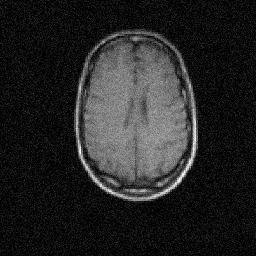
#> input picture Data_TP2/Data/BrainMRI_1.jpg, 256 x 256 px, found by its file name
$ python register_image_show.py
#> lines starting #> are read from the running program, lines starting #| are printed output that depends on the picture; long printed decimals are rounded
#> in main, I is the input picture: shape (256, 256); min 0, max 255, mean 36.9
### src/register_image.py
import numpy as np
from scipy import ndimage
from similarity import ssd


# Translation de l'image I du vecteur (p, q) : p selon l'axe 0 (lignes), q selon l'axe 1 (colonnes)
def translate_image(I, p, q):

#> called with p = 70, q = -30
    return ndimage.shift(I, shift=(p, q), order=1, mode='constant', cval=0.0)  # order = 1 : interpolation bilinéaire, mode = 'constant' : pixels hors image = 0
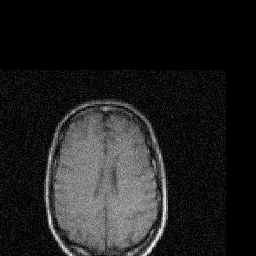
#> returned value: shape (256, 256) float64; min 0, max 255, mean 31.6


def gradient_ssd(I_t, J):
    # I_t : image I déjà translatée du vecteur courant (p, q) ; J : image fixe
    g0, g1 = np.gradient(I_t)   # dérivées de I_t selon l'axe 0 puis l'axe 1
    diff = I_t - J              # I_t - J
    dE_dp = 2 * np.sum(g0 * diff)  # dérivée de l'énergie ssd par rapport à p
    dE_dq = 2 * np.sum(g1 * diff)  # dérivée de l'énergie ssd par rapport à q
    return dE_dp, dE_dq


def register_translation_ssd(I, J, alpha=1e-3, max_iter=1000, tol=1e-6):
    # I : image à translatée ; J : image fixe
    p, q = 0.0, 0.0  # vecteur de translation initial
    I_t = translate_image(I, p, q)  # image I translatée du vecteur (p, q)
    E_prev = ssd(I_t, J)  # énergie ssd initiale

    for i in range(max_iter):
        dE_dp, dE_dq = gradient_ssd(I_t, J)  # calcul du gradient de l'énergie ssd
        p = p - alpha * dE_dp  # mise à jour de p
        q = q - alpha * dE_dq  # mise à jour de q
        I_t = translate_image(I, p, q)  # nouvelle image translatée
        E_curr = ssd(I_t, J)  # nouvelle énergie ssd

        if abs(E_curr - E_prev) < tol:  # critère d'arrêt basé sur la variation de l'énergie
            break

        E_prev = E_curr

    return p, q

### src/similarity.py
import numpy as np
from joint_hist import joint_hist


# Calcul de la ssd (Sum of Squared Difference) entre deux images I et J de même taille
def ssd(I, J):
    if  I.shape != J.shape:
            raise ValueError("Les images I et J doivent avoir la même taille")
    diff = I - J  # différence pixel par pixel
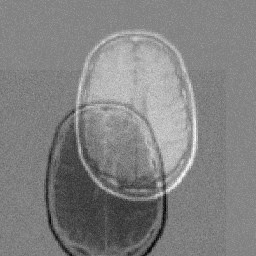
#> diff: shape (256, 256) float64; min -254, max 254, mean 5.3; drawn with min black and max white
    result = np.sum(diff ** 2)  # somme des carrés de diff
#> result = 238260642

    return result


# Calcul du coefficient de corrélation entre deux images I et J de même taille
# [23 lines left out: functions cr, IM, not called in this run]

### src/register_image_show.py
import numpy as np
import matplotlib.pyplot as plt
from register_image import translate_image, register_translation_ssd


def prepare_image(img):
    # si l'image a 3 dimensions, on garde un seul canal
    if img.ndim == 3:
        img = img[:, :, 0]

    # conversion en float
    img = img.astype(np.float64)

    return img


def main():
    I = plt.imread("./Data_TP2/Data/BrainMRI_1.jpg")
    I = prepare_image(I)
    J = translate_image(I, 70, -30)  # translation de I pour créer J

    # Enregistrement par translation
    p, q = register_translation_ssd(I, J, alpha=1e-3, max_iter=10000, tol=1e-9)
#> the loop in register_translation_ssd, `for i in range(max_iter):` made 2 passes
#> (dE_dp, dE_dq, p, q, result in ssd, E_curr, E_prev) on pass 1: (2412733, -1932462, -2412.7, 1932.5, 216936251, 216936251, 216936251)
#> (dE_dp, dE_dq, p, q, result in ssd, E_curr) on pass 2: (0, 0, -2412.7, 1932.5, 216936251, 216936251)
#> pass 1, in gradient_ssd, `g0, g1 = np.gradient(I_t)   # dérivées de I_t selon l'axe 0 puis l'axe 1`:
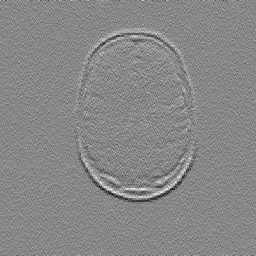
#> g0: shape (256, 256) float64; min -93, max 80.5, mean 0; drawn with min black and max white
#> pass 1, in gradient_ssd, `g0, g1 = np.gradient(I_t)   # dérivées de I_t selon l'axe 0 puis l'axe 1`:
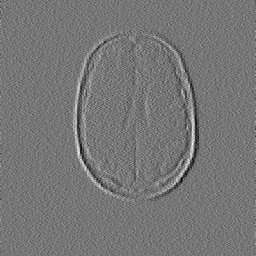
#> g1: shape (256, 256) float64; min -92, max 105.5, mean 0; drawn with min black and max white
#> pass 1, in ssd (call 2), `diff = I - J`:
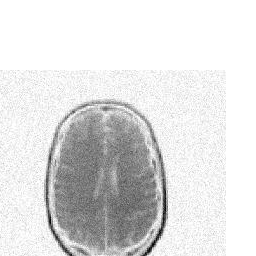
#> diff: shape (256, 256) float64; min -255, max 0, mean -31.58; drawn with min black and max white
#> after the loop in register_translation_ssd, `for i in range(max_iter):`: p = -2412.7; q = 1932.5
#> p = -2412.7; q = 1932.5

    print(f"Vecteur de translation optimal : (p={p}, q={q})")
#| Vecteur de translation optimal : (p=-2412.733, q=1932.462)

if __name__ == "__main__":
    main()

$ run again, with Data_TP2/Data/BrainMRI_2.jpg copied over Data_TP2/Data/BrainMRI_1.jpg
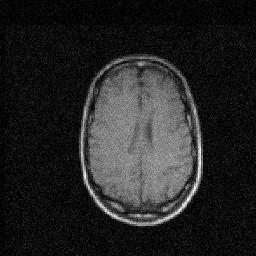
#> input picture Data_TP2/Data/BrainMRI_2.jpg, 256 x 256 px, found by its file name
#> in main, I is the input picture: shape (256, 256); min 0, max 255, mean 36.2
#> result = 212133157
#> the loop in register_translation_ssd, `for i in range(max_iter):` made 2 passes
#> (dE_dp, dE_dq, p, q, result in ssd, E_curr, E_prev) on pass 1: (2443824, -1960586, -2443.8, 1960.6, 188579275, 188579275, 188579275)
#> pass 1, in gradient_ssd, `g0, g1 = np.gradient(I_t)   # dérivées de I_t selon l'axe 0 puis l'axe 1`:
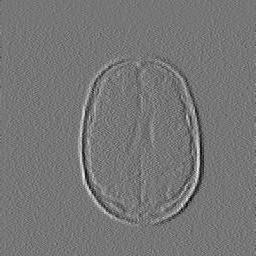
#> g1: shape (256, 256) float64; min -88, max 101, mean 0; drawn with min black and max white
#> pass 1, in ssd (call 2), `diff = I - J`:
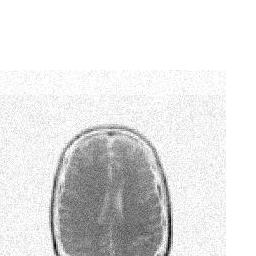
#> diff: shape (256, 256) float64; min -255, max 0, mean -27.81; drawn with min black and max white
#> after the loop in register_translation_ssd, `for i in range(max_iter):`: p = -2443.8; q = 1960.6
#> in main, `p, q = register_translation_ssd(I, J, alpha=1e-3, max_iter=10000, tol=..`: p = -2443.8; q = 1960.6
#| Vecteur de translation optimal : (p=-2443.824, q=1960.586)

$ run again, with Data_TP2/Data/BrainMRI_3.jpg copied over Data_TP2/Data/BrainMRI_1.jpg
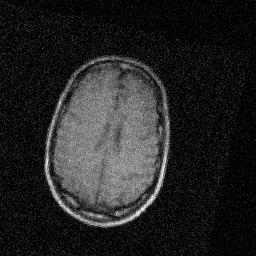
#> input picture Data_TP2/Data/BrainMRI_3.jpg, 256 x 256 px, found by its file name
#> in main, I is the input picture: shape (256, 256); min 0, max 254, mean 36.3
#> result = 198042075
#> the loop in register_translation_ssd, `for i in range(max_iter):` made 2 passes
#> (dE_dp, dE_dq, p, q, result in ssd, E_curr, E_prev) on pass 1: (2279309, -1913706, -2279.3, 1913.7, 187266329, 187266329, 187266329)
#> pass 1, in gradient_ssd, `g0, g1 = np.gradient(I_t)   # dérivées de I_t selon l'axe 0 puis l'axe 1`:
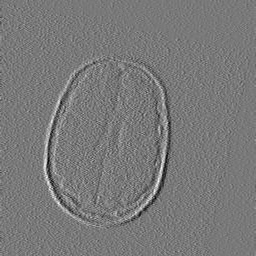
#> g1: shape (256, 256) float64; min -87.5, max 96, mean 0; drawn with min black and max white
#> pass 1, in ssd (call 2), `diff = I - J`:
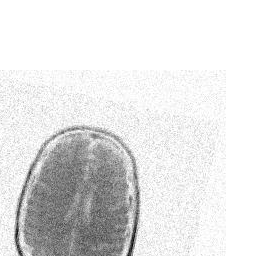
#> diff: shape (256, 256) float64; min -251, max 0, mean -27.59; drawn with min black and max white
#> after the loop in register_translation_ssd, `for i in range(max_iter):`: p = -2279.3; q = 1913.7
#> in main, `p, q = register_translation_ssd(I, J, alpha=1e-3, max_iter=10000, tol=..`: p = -2279.3; q = 1913.7
#| Vecteur de translation optimal : (p=-2279.309, q=1913.706)

$ run again, with Data_TP2/Data/BrainMRI_4.jpg copied over Data_TP2/Data/BrainMRI_1.jpg
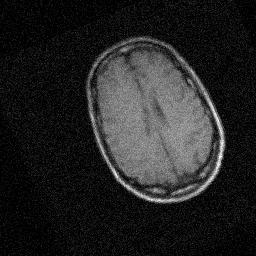
#> input picture Data_TP2/Data/BrainMRI_4.jpg, 256 x 256 px, found by its file name
#> in main, I is the input picture: shape (256, 256); min 0, max 255, mean 35.9
#> result = 251874939
#> the loop in register_translation_ssd, `for i in range(max_iter):` made 2 passes
#> (dE_dp, dE_dq, p, q, result in ssd, E_curr, E_prev) on pass 1: (2583624, -1910867, -2583.6, 1910.9, 212614783, 212614783, 212614783)
#> pass 1, in gradient_ssd, `g0, g1 = np.gradient(I_t)   # dérivées de I_t selon l'axe 0 puis l'axe 1`:
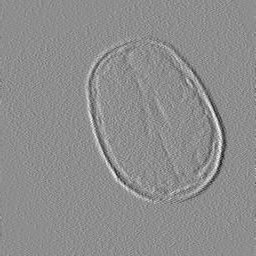
#> g1: shape (256, 256) float64; min -108, max 86, mean 0; drawn with min black and max white
#> pass 1, in ssd (call 2), `diff = I - J`:
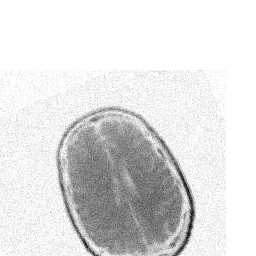
#> diff: shape (256, 256) float64; min -255, max 0, mean -31.01; drawn with min black and max white
#> after the loop in register_translation_ssd, `for i in range(max_iter):`: p = -2583.6; q = 1910.9
#> in main, `p, q = register_translation_ssd(I, J, alpha=1e-3, max_iter=10000, tol=..`: p = -2583.6; q = 1910.9
#| Vecteur de translation optimal : (p=-2583.624, q=1910.867)
